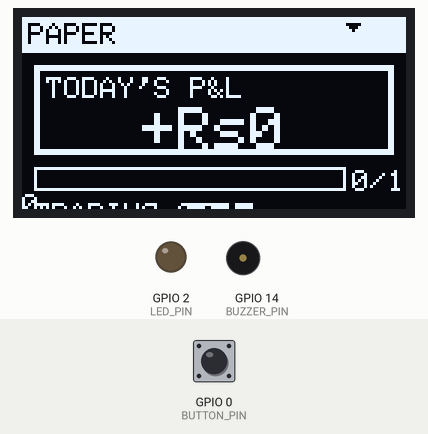
A sketch run on a simulated ESP8266 (NodeMCU). Shown: 128×64 one-colour display, output pins drawn as LEDs (lit = HIGH), buzzer (waves = sounding). Dashed ring = blinking. The inputs (shaded band) are chosen by the test bench; at power-on: GPIO 0 (BUTTON_PIN) HIGH. WiFi joins after 1.5 s; servers stay silent unless stated.

Above: at 5.8 s.
5.9 s: GPIO 0 (BUTTON_PIN) pulled LOW for 3.2 s
At 10.0 s:
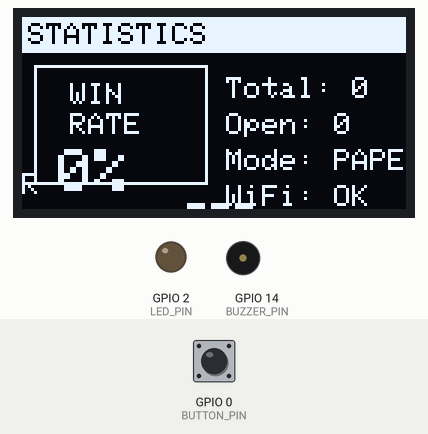
10.6 s: GPIO 0 (BUTTON_PIN) pulled LOW for 1 s
At 10.83 s:
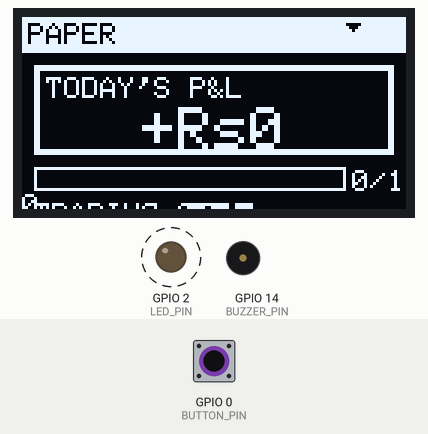
13.1 s: GPIO 0 (BUTTON_PIN) pulled LOW for 0.15 s
At 14.4 s:
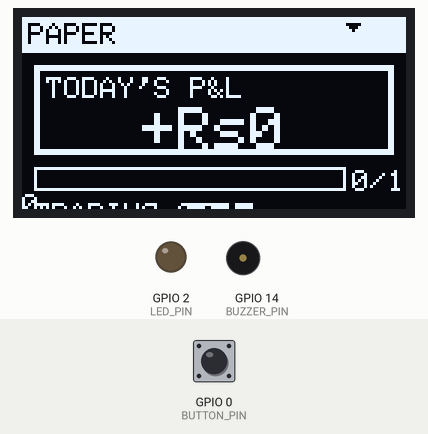
14.7 s: GPIO 0 (BUTTON_PIN) driven LOW
At 15.26 s:
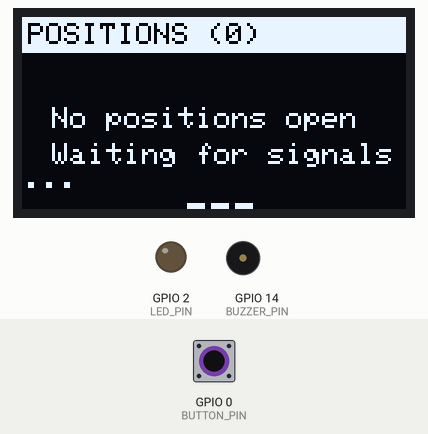
17.7 s: GPIO 0 (BUTTON_PIN) driven HIGH
Timing chart, 0 to 20.2 s (numbered marks = the images above; inputs shaded):
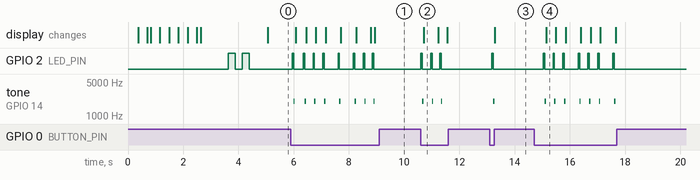

The sketch:

esp8266_trading_display.ino
```cpp
/*
  ESP8266 Trading Bot - PREMIUM OLED UI
  ======================================
  Hardware: ESP8266 + 128x64 OLED (SSD1306)

  Features:
  - Animated splash screen
  - Icon-based navigation
  - Progress bars and charts
  - Smooth transitions
  - Scrolling text
  - Burn-in protection
  - 20fps animations
*/

#include <ESP8266WiFi.h>
#include <ESP8266HTTPClient.h>
#include <WiFiClientSecure.h>
#include <ArduinoJson.h>
#include <Wire.h>
#include <Adafruit_GFX.h>
#include <Adafruit_SSD1306.h>

// ============ CONFIG ============
const char* ssid = "YOUR_WIFI_SSID";
const char* password = "YOUR_WIFI_PASSWORD";
const char* serverUrl = "https://coolify.themelon.in";

// Pins
#define BUTTON_PIN 0     // GPIO0 = D3
#define LED_PIN 2        // GPIO2 = D4
#define BUZZER_PIN 14    // GPIO14 = D5
#define SDA_PIN 4        // GPIO4 = D2
#define SCL_PIN 5        // GPIO5 = D1

// OLED
#define SCREEN_WIDTH 128
#define SCREEN_HEIGHT 64
Adafruit_SSD1306 display(SCREEN_WIDTH, SCREEN_HEIGHT, &Wire, -1);

// ============ STATE ============
struct TradingData {
  bool systemEnabled, marketOpen, paperTrading;
  float todayPnl, winRate;
  int openPositions, todayTrades, maxTrades;
} data = {false, false, true, 0, 0, 0, 0, 10};

enum Screen { SCREEN_DASHBOARD, SCREEN_POSITIONS, SCREEN_STATS, SCREEN_ALERT };
Screen currentScreen = SCREEN_DASHBOARD;

unsigned long lastDataUpdate = 0, lastAlertCheck = 0;
bool showingAlert = false;
String alertSymbol = "";
float alertPrice = 0;

// ============ SETUP ============
void setup() {
  Serial.begin(115200);
  pinMode(BUTTON_PIN, INPUT_PULLUP);
  pinMode(LED_PIN, OUTPUT);
  pinMode(BUZZER_PIN, OUTPUT);

  Wire.begin(SDA_PIN, SCL_PIN);
  if(!display.begin(SSD1306_SWITCHCAPVCC, 0x3C)) {
    while(1) { digitalWrite(LED_PIN, !digitalRead(LED_PIN)); delay(100); }
  }

  showSplashAnimation();
  connectWiFi();
  currentScreen = SCREEN_DASHBOARD;
}

void loop() {
  handleButton();
  updateLED();

  if (millis() - lastDataUpdate > 3000) {
    fetchData();
    lastDataUpdate = millis();
  }

  if (millis() - lastAlertCheck > 1000) {
    checkAlerts();
    lastAlertCheck = millis();
  }

  if (showingAlert && millis() - lastDataUpdate > 10000) {
    showingAlert = false;
    currentScreen = SCREEN_DASHBOARD;
  }

  updateDisplay();
  delay(50);
}

// ============ PREMIUM UI ============
void showSplashAnimation() {
  // Border animation
  for (int i = 0; i <= 64; i += 4) {
    display.clearDisplay();
    display.drawRect(0, 0, 128, 64, SSD1306_WHITE);
    display.fillRect(0, 0, i * 2, 64, SSD1306_WHITE);
    display.display();
    delay(20);
  }

  // Logo reveal
  display.clearDisplay();
  display.fillRect(0, 20, 128, 24, SSD1306_WHITE);
  display.setTextColor(SSD1306_BLACK);
  display.setTextSize(2);
  display.setCursor(10, 24);
  display.print("MELON");
  display.display();
  delay(300);

  // Full splash
  display.clearDisplay();
  display.fillCircle(24, 20, 8, SSD1306_WHITE);
  display.fillCircle(24, 20, 5, SSD1306_BLACK);
  display.fillCircle(24, 20, 2, SSD1306_WHITE);
  display.setTextColor(SSD1306_WHITE);
  display.setTextSize(2);
  display.setCursor(40, 14);
  display.print("MELON");
  display.setTextSize(1);
  display.setCursor(40, 34);
  display.print("TRADING BOT");
  display.drawRect(10, 50, 108, 8, SSD1306_WHITE);
  for (int i = 0; i <= 104; i += 4) {
    display.fillRect(12, 52, i, 4, SSD1306_WHITE);
    display.display();
    delay(30);
  }
  delay(500);
}

void updateDisplay() {
  display.clearDisplay();

  switch (currentScreen) {
    case SCREEN_DASHBOARD: drawDashboard(); break;
    case SCREEN_POSITIONS: drawPositions(); break;
    case SCREEN_STATS: drawStats(); break;
    case SCREEN_ALERT: drawAlert(); break;
  }

  display.display();
}

void drawDashboard() {
  // Top bar
  display.fillRect(0, 0, 128, 12, SSD1306_WHITE);
  display.setTextColor(SSD1306_BLACK);
  display.setTextSize(1);
  display.setCursor(2, 2);
  display.print(data.paperTrading ? "PAPER" : "LIVE");

  // WiFi icon (simple)
  display.drawPixel(110, 4, SSD1306_BLACK);
  display.drawLine(109, 3, 111, 3, SSD1306_BLACK);
  display.drawLine(108, 2, 112, 2, SSD1306_BLACK);

  // Main content
  display.setTextColor(SSD1306_WHITE);

  // P&L Box with double border
  display.drawRect(4, 16, 120, 30, SSD1306_WHITE);
  display.drawRect(5, 17, 118, 28, SSD1306_WHITE);

  display.setTextSize(1);
  display.setCursor(8, 20);
  display.print("TODAY'S P&L");

  // Big P&L
  display.setTextSize(2);
  String pnl = "";
  if (data.todayPnl >= 0) pnl += "+";
  pnl += "Rs" + String(abs((int)data.todayPnl));
  int x = (128 - pnl.length() * 12) / 2;
  display.setCursor(x, 30);
  display.print(pnl);

  // Progress bar
  int fill = (data.todayTrades * 100) / data.maxTrades;
  display.drawRect(4, 50, 104, 8, SSD1306_WHITE);
  display.fillRect(6, 52, fill, 4, SSD1306_WHITE);
  display.setTextSize(1);
  display.setCursor(110, 51);
  display.print(data.todayTrades);
  display.print("/");
  display.print(data.maxTrades);

  // Status
  display.setCursor(4, 62);
  if (!data.systemEnabled) display.print("TRADING OFF");
  else if (!data.marketOpen) display.print("MARKET CLOSED");
  else {
    display.print("MONITORING");
    int dots = (millis() / 500) % 4;
    for (int i = 0; i < dots; i++) display.print(".");
  }

  // Page dots
  drawPageDots(0);
}

void drawPositions() {
  display.fillRect(0, 0, 128, 12, SSD1306_WHITE);
  display.setTextColor(SSD1306_BLACK);
  display.setCursor(2, 2);
  display.print("POSITIONS (");
  display.print(data.openPositions);
  display.print(")");
  display.setTextColor(SSD1306_WHITE);

  if (data.openPositions == 0) {
    display.setCursor(10, 30);
    display.print("No positions open");
    display.setCursor(10, 42);
    display.print("Waiting for signals...");
  } else {
    display.setCursor(0, 16);
    display.print("SYMBOL  QTY    P&L");
    display.drawLine(0, 25, 128, 25, SSD1306_WHITE);
    display.setCursor(0, 28);
    display.print("RELIANCE  10   +1250");
    display.setCursor(0, 40);
    display.print("TCS        5    -320");
  }

  drawPageDots(1);
}

void drawStats() {
  display.fillRect(0, 0, 128, 12, SSD1306_WHITE);
  display.setTextColor(SSD1306_BLACK);
  display.setCursor(2, 2);
  display.print("STATISTICS");
  display.setTextColor(SSD1306_WHITE);

  // Win rate box
  display.drawRect(4, 16, 58, 40, SSD1306_WHITE);
  display.setTextSize(1);
  display.setCursor(16, 22);
  display.print("WIN");
  display.setCursor(16, 32);
  display.print("RATE");
  display.setTextSize(2);
  display.setCursor(12, 44);
  display.print(String((int)data.winRate));
  display.print("%");

  // Stats
  display.setTextSize(1);
  display.setCursor(68, 20);
  display.print("Total: ");
  display.print(data.todayTrades);
  display.setCursor(68, 32);
  display.print("Open: ");
  display.print(data.openPositions);
  display.setCursor(68, 44);
  display.print(data.paperTrading ? "Mode: PAPER" : "Mode: LIVE");
  display.setCursor(68, 56);
  display.print("WiFi: ");
  display.print(WiFi.status() == WL_CONNECTED ? "OK" : "ERR");

  drawPageDots(2);
}

void drawAlert() {
  bool flash = (millis() / 200) % 2;
  if (flash) {
    display.fillRect(0, 0, 128, 64, SSD1306_WHITE);
    display.setTextColor(SSD1306_BLACK);
  } else {
    display.setTextColor(SSD1306_WHITE);
  }

  display.drawRect(2, 2, 124, 60, flash ? SSD1306_BLACK : SSD1306_WHITE);
  display.drawRect(3, 3, 122, 58, flash ? SSD1306_BLACK : SSD1306_WHITE);

  display.setTextSize(1);
  display.setCursor(35, 8);
  display.print("NEW ALERT!");

  display.setTextSize(2);
  int w = alertSymbol.length() * 12;
  display.setCursor((128 - w) / 2, 22);
  display.print(alertSymbol);

  display.setTextSize(1);
  display.setCursor(25, 42);
  display.print("@ Rs");
  display.print(alertPrice, 2);
  display.setCursor(30, 54);
  display.print("Tap btn to dismiss");
}

void drawPageDots(int active) {
  int startX = 55;
  for (int i = 0; i < 3; i++) {
    if (i == active) display.fillRect(startX + (i * 8), 62, 6, 2, SSD1306_WHITE);
    else display.drawRect(startX + (i * 8), 62, 6, 2, SSD1306_WHITE);
  }
}

// ============ INPUT & NETWORK ============
void handleButton() {
  static unsigned long lastPress = 0;
  if (digitalRead(BUTTON_PIN) == LOW && millis() - lastPress > 300) {
    lastPress = millis();
    if (showingAlert) {
      showingAlert = false;
      currentScreen = SCREEN_DASHBOARD;
    } else {
      currentScreen = (Screen)((currentScreen + 1) % 3);
    }
    digitalWrite(LED_PIN, HIGH);
    delay(50);
    digitalWrite(LED_PIN, LOW);
    tone(BUZZER_PIN, 2000, 50);
  }
}

void updateLED() {
  if (!data.systemEnabled) digitalWrite(LED_PIN, LOW);
  else if (showingAlert) digitalWrite(LED_PIN, (millis() / 100) % 2);
  else if (data.todayPnl > 0) digitalWrite(LED_PIN, HIGH);
  else digitalWrite(LED_PIN, (millis() / 500) % 2);
}

void connectWiFi() {
  WiFi.mode(WIFI_STA);
  WiFi.begin(ssid, password);
  int attempts = 0;
  while (WiFi.status() != WL_CONNECTED && attempts < 40) {
    delay(250);
    digitalWrite(LED_PIN, attempts % 2);
    attempts++;
  }
}

void fetchData() {
  if (WiFi.status() != WL_CONNECTED) return;
  WiFiClientSecure client;
  client.setInsecure();
  HTTPClient http;
  http.begin(client, String(serverUrl) + "/api/esp/stats");
  http.setTimeout(3000);
  if (http.GET() == 200) {
    StaticJsonDocument<512> doc;
    deserializeJson(doc, http.getString());
    data.systemEnabled = doc["system_enabled"] | false;
    data.marketOpen = doc["market_open"] | false;
    data.paperTrading = doc["paper_trading"] | true;
    data.todayPnl = doc["today_pnl"] | 0.0;
    data.openPositions = doc["open_positions"] | 0;
    data.todayTrades = doc["today_trades"] | 0;
    data.maxTrades = doc["max_trades"] | 10;
  }
  http.end();
}

void checkAlerts() {
  if (WiFi.status() != WL_CONNECTED) return;
  WiFiClientSecure client;
  client.setInsecure();
  HTTPClient http;
  http.begin(client, String(serverUrl) + "/api/esp/alert");
  http.setTimeout(2000);
  if (http.GET() == 200) {
    StaticJsonDocument<256> doc;
    deserializeJson(doc, http.getString());
    if (doc["new_alert"] == true) {
      alertSymbol = doc["symbol"] | "UNKNOWN";
      alertPrice = doc["price"] | 0.0;
      showingAlert = true;
      currentScreen = SCREEN_ALERT;
      tone(BUZZER_PIN, 3000, 200);
      delay(100);
      tone(BUZZER_PIN, 4000, 200);
    }
  }
  http.end();
}
```

Measured:
- after the input at 5.9 s, tone on GPIO 14 (BUZZER_PIN): plays 2000 Hz for 0.05 s, 2000 Hz for 0.05 s, 2000 Hz for 0.05 s, 2000 Hz for 0.05 s, 2000 Hz for 0.05 s, 2000 Hz for 0.05 s … (8 notes in this stretch), starting after 0.09 s; the display: first changes after 0.17 s (image 1 shows a later state)
- after the input at 10.6 s, GPIO 2 (LED_PIN): alternates HIGH for 0.05 s and LOW for 0.29 s, 6 changes in all, then stays LOW, starting at once; tone on GPIO 14 (BUZZER_PIN): alternates 2000 Hz for 0.05 s and silent for 0.29 s, 6 changes in all, then stays silent, starting after 0.05 s; the display: changes after 0.10 s (image 2)
- after the input at 13.1 s, GPIO 2 (LED_PIN): LOW → HIGH after 0.07 s, → LOW 0.05 s later; tone on GPIO 14 (BUZZER_PIN): silent → 2000 Hz after 0.12 s, → silent 0.05 s later; the display: changes after 0.17 s (image 3)
- after the input at 14.7 s, GPIO 2 (LED_PIN): LOW → HIGH after 0.34 s, then repeats every 1.3 s: 2 × (LOW 0.30 s, HIGH 0.05 s), LOW 0.50 s, HIGH 0.05 s; tone on GPIO 14 (BUZZER_PIN): silent → 2000 Hz after 0.39 s, then repeats every 1.3 s: 2 × (silent 0.30 s, 2000 Hz 0.05 s), silent 0.50 s, 2000 Hz 0.05 s; the display: changes after 0.44 s (image 4)
- after the input at 17.7 s, GPIO 2 (LED_PIN): stops changing and stays LOW; tone on GPIO 14 (BUZZER_PIN): stops changing and stays silent
- what the display in image 2 shows lasts 0.5 s, from 10.7 s to 11.2 s
